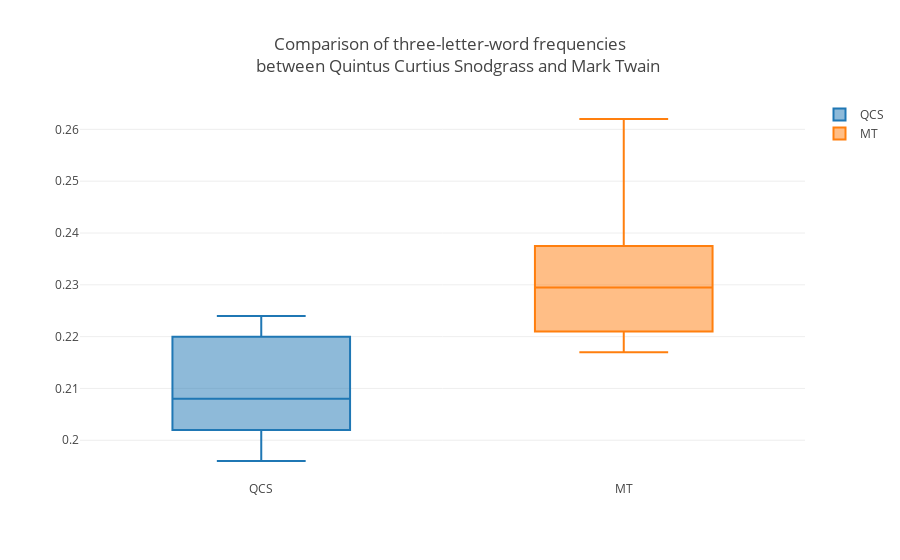

The cell this chart's notebook holds for it:
### Markdown cell above
# Lets check if there is a significant difference in these three letter words

### Code cell
import plotly.offline as pyo
import plotly.graph_objs as go
pyo.init_notebook_mode(connected=True)


snodgrass = [.209,.205,.196,.210,.202,.207,.224,.223,.220,.201]
twain = [.225,.262,.217,.240,.230,.229,.235,.217]

data = [
    go.Box(
        y=snodgrass,
        name='QCS'
    ),
    go.Box(
        y=twain,
        name='MT'
    )
]
layout = go.Layout(
    title = 'Comparison of three-letter-word frequencies<br>\
    between Quintus Curtius Snodgrass and Mark Twain'
)
fig = go.Figure(data=data, layout=layout)
pyo.iplot(fig, filename='box3.html')

### Figure 1 — Plotly figure (JSON) as saved in the notebook; plotly's stock layout.template omitted (floating-point values rounded to 4 significant figures)
{"data": [{"name": "QCS", "type": "box", "y": [0.209, 0.205, 0.196, 0.21, 0.202, 0.207, 0.224, 0.223, 0.22, 0.201]}, {"name": "MT", "type": "box", "y": [0.225, 0.262, 0.217, 0.24, 0.23, 0.229, 0.235, 0.217]}], "layout": {"title": "Comparison of three-letter-word frequencies<br>    between Quintus Curtius Snodgrass and Mark Twain"}}
